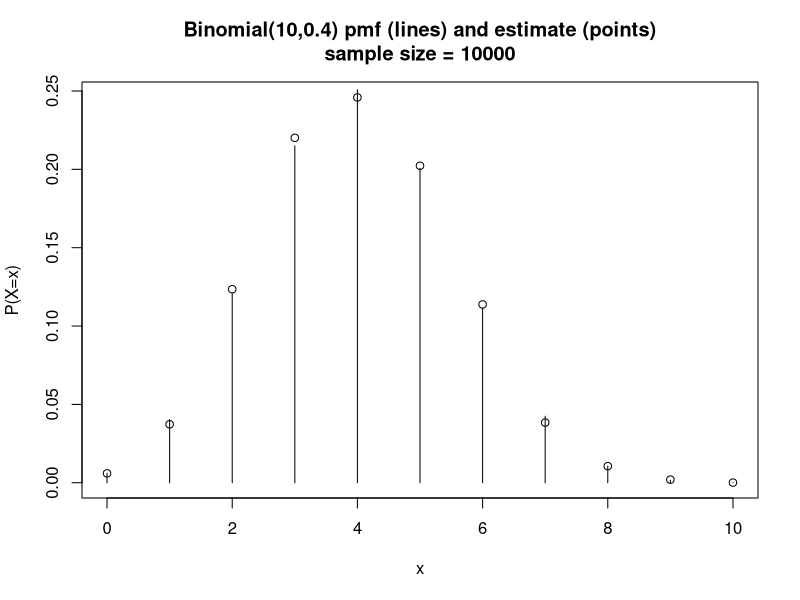

Reproduce this figure in R.
bin.pmf <- function(x, n, p) {
  # binomial probability mass function
  # returns P(X = x) for X ~ bin(n, p)
  p.x <- (1-p)^n
  if (x > 0) {
    for (y in 1:x) {
      p.x <- p.x*(n-y+1)/y*p/(1-p)
    }
  }
  return(p.x)
}

# compare with built in function
show(bin.pmf(5, 10, .4) - dbinom(5, 10, .4))

bin.cdf <- function(x, n, p) {
  # binomial cumulative distribution function
  # returns P(X <= x) for X ~ bin(n, p)
  p.x <- (1-p)^n
  F.x <- p.x
  if (x > 0) {
    for (y in 1:x) {
      p.x <- p.x*(n-y+1)/y*p/(1-p)
      F.x <- F.x + p.x
    }
  }
  return(F.x)
}
    
# compare with built in function
show(bin.cdf(5, 10, .4) - pbinom(5, 10, .4))

# bin.pmf and bin.cdf will suffer from rounding error for large n
# for large n, (1-p)^n will get rounded to zero
x <- 1; n <- 0
while (x > 0) {x <- x*0.1; n <- n+1; cat(n, "\n")}

bin.rnd1 <- function(n, p) {
  # simulate a bin(n, p) random variable
  # using bin.cdf to calculate binomial probabilities
  u <- runif(1);                  # cat("u =", u, "\n")
  x <- 0;                         # cat("F(", x, ")= ", bin.cdf(x, n, p), "\n", sep = "")
  while (bin.cdf(x, n, p) < u) {
    x <- x + 1;                   # cat("F(", x, ")= ", bin.cdf(x, n, p), "\n", sep = "")
  }
  return(x)
}

bin.rnd2 <- function(n, p) {
  # simulate a bin(n, p) random variable
  # calculating binomial probabilities on the fly
  u <- runif(1);                  # cat("u =", u, "\n")
  x <- 0
  p.x <- (1-p)^n
  F.x <- p.x;                     # cat("F(", x, ")= ", F.x, "\n", sep = "")
  while (F.x < u) {
    x <- x + 1
    p.x <- p.x*(n-x+1)/x*p/(1-p)
    F.x <- F.x + p.x;             # cat("F(", x, ")= ", F.x, "\n", sep = "")
  }
  return(x)
}
    
bin.rnd3 <- function(n, p) {
  # simulate a bin(n, p) random variable using n indept Bernoulli trials
  return(sum(runif(n) < p))
}

bin.rnd.test <- function(n.reps, n, p) {
  # test bin.rnd2(n, p) by generating a sample of size n.reps
  # and comparing the empirical pmf with the theoretical pmf

  # count[x+1] is number of times x is observed in the sample
  count <- rep(0, n+1)
  for (i in 1:n.reps) {
    x <- bin.rnd2(n, p)
    count[x+1] <- count[x+1] + 1
  }
  
  # print a table of observed frequencies and theoretical probabilities
  cat('  x f_hat(x) f(x)\n')
  for (j in 0:n) {
    cat(format(j, width = 3), 
      format(count[j+1]/n.reps, nsmall = 6, scientific = FALSE), 
      format(bin.pmf(j, n, p), nsmall = 6, scientific = FALSE), '\n')
  }
  
  # plot the observed frequencies against the theoretical probabilities
  plot(0:n, count/n.reps, type = "p", xlab = "x", ylab = "P(X=x)", 
    main = paste("Binomial(", n, ",", p, ") pmf (lines) and estimate (points)\n", 
    "sample size = ", n.reps, sep = ""))
  for (j in 0:n) {
    lines(c(j, j), c(0, bin.pmf(j, n, p)))
  }
}

bin.rnd.test(10000, 10, .4)
